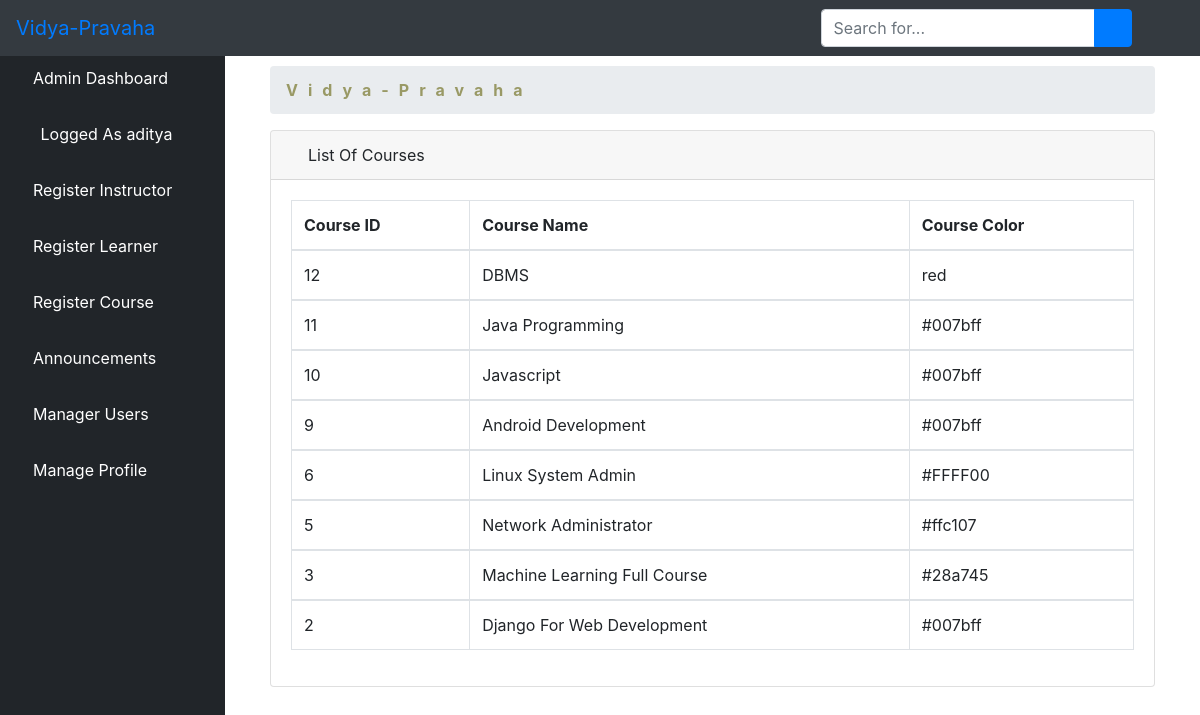
The page /list_course/ (signed in) on the database its author committed.
### Vidya-Pravaha/elearn/models.py (models this page shows, shortened)
class User(AbstractUser):
    is_learner = models.BooleanField(default=False)
    is_instructor = models.BooleanField(default=False)
    is_admin = models.BooleanField(default=False)
    is_parent = models.BooleanField(default=False)

class Course(models.Model):
    name = models.CharField(max_length=30)
    color = models.CharField(max_length=7, default='#007bff')

### Vidya-Pravaha/elearn/views.py (the view)
# urls.py: path('list_course/', views.ListCourse.as_view(), name='list_course'),
class ListCourse(LoginRequiredMixin, ListView):
    model = Course
    template_name = 'dashboard/admin/list_courses.html'
    context_object_name = 'courses'
    paginated_by = 10
    def get_queryset(self):
        return Course.objects.order_by('-id')

### Vidya-Pravaha/elearn/templates/dashboard/admin/list_courses.html (shortened to what this page needs)
{% extends 'dashboard/admin/base.html' %}
{% block body %}
        <div class="container-fluid">
        <div class="row">
          <div class="col-12 mb-3">
          <div class="col-12 mb-3">
                <div id="content-wrapper">
        <div class="container-fluid">
            <ol class="breadcrumb">
                <li class="breadcrumb-item">
                    <a href="{% url 'dashboard'%}" style="color: #999965; font-weight: bold; letter-spacing: 10px">Vidya-Pravaha</a>
                </li>
            </ol>
            <div class="card mb-3">
                <div class="card-header">
                    <i class="fas fa-table"></i>
                    List Of Courses
                </div>
                <div class="card-body">
                    <div class="table-responsive">
                        <table class="table table-bordered" id="dataTable" width="100%" cellspacing="0">
                            <thead>
                            <tr>
                                <th>Course ID</th>
                                <th>Course Name</th>
                                <th>Course Color</th>
                                {%if courses %}
                                {%for course in courses%}
                            </tr>
                            </thead>
                            <tbody>
                                <tr>
                                    <td>{{ course.id }}</td>
                                    <td>{{ course.name }}</td>
                                    <td>{{ course.color }}</td>
                                </tr>
                            {% endfor %}
                        {% endif %}
                            </tbody>
                        </table>
                    </div>
                </div>
            </div>
        </div>
    </div>
          </div>
        </div>
      </div>
    </div>
{% endblock %}

### Vidya-Pravaha/elearn/templates/dashboard/admin/base.html (shortened to what this page needs)
<!DOCTYPE html>
<html lang="en">
<head>
    {% load static %}
    <link href="{% static 'vendor/fontawesome-free/css/all.min.css' %}" rel="stylesheet" type="text/css">
    <link href="{% static 'vendor/datatables/dataTables.bootstrap4.css' %}" rel="stylesheet">
    <link href="{% static 'css/sb-admin.css' %}" rel="stylesheet">
</head>
<body id="page-top">
<nav class="navbar navbar-expand navbar-dark bg-dark fixed-top">
    <a class="navbar-brand mr-1 text-primary" href="">Vidya-Pravaha</a>
    <button class="btn btn-link btn-sm text-white order-1 order-sm-0" id="sidebarToggle" href="#">
        <i class="fas fa-bars"></i>
    </button>
    <form class="d-none d-md-inline-block form-inline ml-auto mr-0 mr-md-3 my-2 my-md-0">
        <div class="input-group">
            <input type="text" class="form-control" placeholder="Search for..." aria-label="Search" aria-describedby="basic-addon2">
            <div class="input-group-append">
                <button class="btn btn-primary" type="button">
                    <i class="fas fa-search"></i>
                </button>
            </div>
        </div>
    </form>
    <ul class="navbar-nav ml-auto ml-md-0">
        <li class="nav-item dropdown no-arrow">
            <a class="nav-link dropdown-toggle" href="#" id="userDropdown" role="button" data-toggle="dropdown" aria-haspopup="true" aria-expanded="false">
                <i class="fas fa-user-circle fa-fw text-primary"></i>
            </a>
        </li>
    </ul>
</nav>
<div id="wrapper" style="padding-top: 50px;">
<ul class="sidebar navbar-nav">
    <li class="nav-item active">
        <a class="nav-link" href="{% url 'dashboard' %}">
         <i class="fa fa-home" aria-hidden="true"></i>
            <span>Admin Dashboard</span>
        </a>
    </li>
    <li class="nav-item active">
        <a class="nav-link" href="">
            <i class="fas fa-user-circle fa-fw text-primary"></i>
            <span>Logged As {{ user.username }}</span>
        </a>
    </li>
    <li class="nav-item">
        <a class="nav-link" href="{% url 'isign' %}">
        <i class="fas fa-chalkboard-teacher"></i>
            <span style="color: white">Register Instructor</span>
        </a>
    </li>
     <li class="nav-item">
        <a class="nav-link" href="{% url 'addlearner' %}">
        <i class="fas fa-user-graduate"></i>
            <span style="color: white">Register Learner</span>
        </a>
    </li>
    <li class="nav-item">
        <a class="nav-link" href="{% url 'course' %}">
        <i class="fas fa-book-reader"></i>
            <span style="color: white">Register Course</span>
        </a>
    </li>
    <li class="nav-item dropdown no-arrow">
                            <a class="nav-link dropdown-toggle" data-toggle="dropdown" aria-haspopup="true" aria-expanded="false" href="">
        <i class="fas fa-bell"></i>
            <span style="color: white">Announcements</span>
        </a>
        </li>
    <li class="nav-item">
        <a class="nav-link" href="{% url 'aluser' %}">
            <i class="fas fa-users"></i>
            <span style="color: white">Manager Users</span>
        </a>
    </li>
    <li class="nav-item dropdown no-arrow">
                            <a class="nav-link dropdown-toggle" data-toggle="dropdown" aria-haspopup="true" aria-expanded="false" href="">
            <i class="fas fa-user"></i>
            <span style="color: white">Manage Profile</span>
        </a>
        </li>
</ul>
    {% block body %}{% endblock %}
</div>

### rows shown on the page
User: username "aditya"
Course: id "12", name "DBMS", color "red"
Course: id "11", name "Java Programming", color "#007bff"
Course: id "10", name "Javascript", color "#007bff"
Course: id "9", name "Android Development", color "#007bff"
Course: id "6", name "Linux System Admin", color "#FFFF00"
Course: id "5", name "Network Administrator", color "#ffc107"
Course: id "3", name "Machine Learning Full Course", color "#28a745"
Course: id "2", name "Django For Web Development", color "#007bff"
